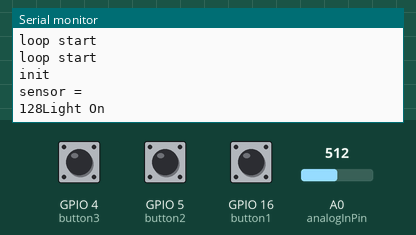
The sketch below on a simulated ESP8266 (NodeMCU). On the bench: the last lines printed to the serial monitor. The test bench sets the inputs (shaded band); at power-on: GPIO 4 (button3) LOW, GPIO 5 (button2) LOW, GPIO 16 (button1) LOW, A0 (analogInPin) = 512. WiFi joins after 1.5 s; servers stay silent unless stated.

Above: at 5.7 s.
5.8 s: GPIO 4 (button3) pulled HIGH for 1.3 s
At 8.4 s:
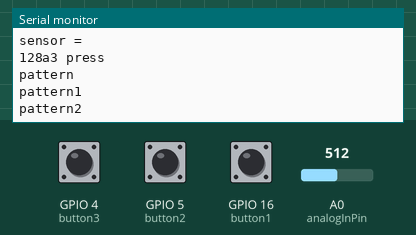
8.6 s: GPIO 4 (button3) pulled HIGH for 1.3 s
At 11.2 s:
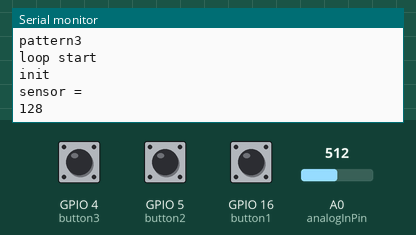
11.4 s: GPIO 5 (button2) pulled HIGH for 1.3 s
At 12.8 s:
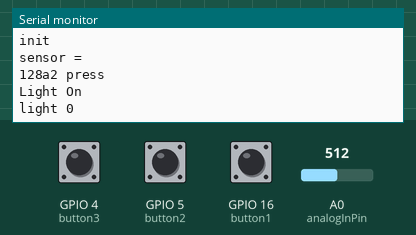
14.2 s: GPIO 16 (button1) pulled HIGH for 1.3 s
At 15.4 s:
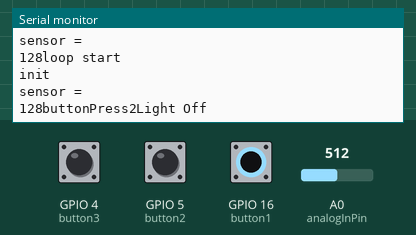
17.0 s: GPIO 16 (button1) pulled HIGH for 1.3 s
At 18.2 s:
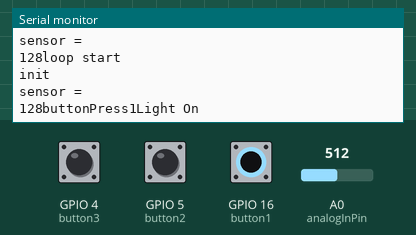
19.8 s: A0 (analogInPin) set to 716
At 20.8 s:
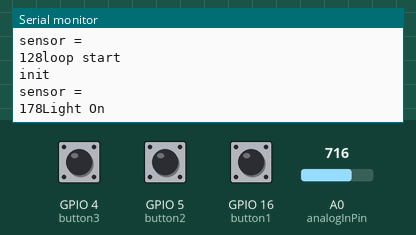
Timing chart, 0 to 22.3 s (numbered marks = the images above; inputs shaded):
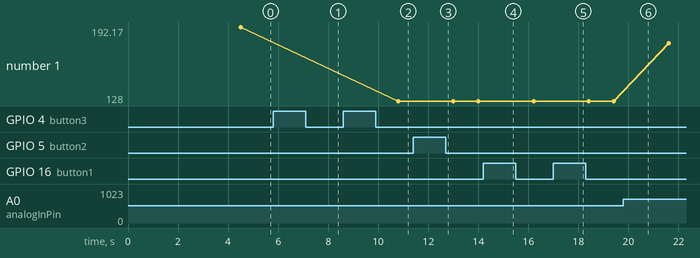

The sketch:

autoLight.ino
```cpp
#include <ESP8266WiFi.h> //Using NodeMCU with ESP8266
#include <SPI.h>

//philips hue
const char hueHubIP[] = "192.168.1.12";  // Hue hub IP
const int hueHubPort = 80;               //hue port
bool lightState = 1;
int lightMode = 0;

//wifi details
WiFiClient client;
const char *ssid = "NETGEAR69";
const char *password = "moderncanoe383";
unsigned i;

//inputs
const int button1 = 16;
const int button2 = 5;
const int button3 = 4;
const int analogInPin = A0;  // potentimeteer
int sensorValue = 0;  // value read from the pot
int outputValue = 0;
int oldBright = 255;
bool isPattern = 0;

//led


typedef struct task {
  int state;
  unsigned long period;
  unsigned long elapsedTime;
  int (*TickFct)(int);
} task;

const unsigned short tasksNum = 1;
task tasks[tasksNum];

enum WifiS_States {WifiS_init,WifiS_on,WifiS_off,WifiS_button,WifiS_preset,WifiS_adjust,WifiS_pattern};
int TickFct_WifiS(int state) {
  switch(state) {
    case WifiS_init:
    break;

    case WifiS_button:
    Serial.println("init");

    //brightness adjust
    sensorValue = analogRead(analogInPin);
    outputValue = map(sensorValue, 0, 1023, 0, 255);
    Serial.println("sensor = ");
    Serial.print(outputValue);

    if (outputValue != oldBright) {
      state = WifiS_adjust;
      oldBright = outputValue;
      break;
    }

      //on/off
      if (digitalRead(button1) == HIGH) {
          Serial.print("buttonPress");
          if (lightState == 0) {
            Serial.print("1");
            state = WifiS_on;
          }
          else {
            Serial.print("2");
            state = WifiS_off;
          }
          break;
      }

      //light presets
      if (digitalRead(button2) == HIGH) {
            Serial.println("a2 press");
            state = WifiS_preset;
            break;
      }

       //random light show
      if (digitalRead(button3) == HIGH) {
            Serial.println("a3 press");
            isPattern = 1;
            state = WifiS_pattern;
            break;
      }

    break;


//
    default:
      break;

   }

  switch(state) {
    case WifiS_init:
      state = WifiS_button;

    break;

    case WifiS_on:
      if (client.connect(hueHubIP, hueHubPort)) {
       Serial.println("Light On");
       client.println("PUT /api/ELqDQODw0Ih10TO0oMXpxXsHKV4ta6CHSuPEnS-0/lights/1/state HTTP/1.1");
       client.println("keep-alive");
       client.println("Host: 192.168.1.12");
//       client.println("Content-Length: 20");
        client.println("Content-Length: 11");
        client.println("Content-Type: text/plain;charset=UTF-8");
        client.println();  // blank line before body
        client.println("{\"on\":true}");
//        client.println("{\"on\":true,\"hue\":10}");
        //Serial.println("lights switched");
        client.stop();
      }
      //digitalWrite(led1,LOW);
      lightState = 1;
      state = WifiS_button;
    break;

     case WifiS_off:
      if (client.connect(hueHubIP, hueHubPort)) {
      Serial.println("Light Off");
       client.println("PUT /api/ELqDQODw0Ih10TO0oMXpxXsHKV4ta6CHSuPEnS-0/lights/1/state HTTP/1.1");
       client.println("keep-alive");
       client.println("Host: 192.168.1.12");
//       client.println("Content-Length: 20");
        client.println("Content-Length: 12");
        client.println("Content-Type: text/plain;charset=UTF-8");
        client.println();  // blank line before body
        client.println("{\"on\":false}");
//        client.println("{\"on\":true,\"hue\":10}");
        //Serial.println("lights switched");
        client.stop();
      }
     // digitalWrite(led1,HIGH);
      lightState = 0;
      state = WifiS_button;
    break;

    case WifiS_preset:
      if (client.connect(hueHubIP, hueHubPort)) {
       Serial.println("Light On");
       client.println("PUT /api/ELqDQODw0Ih10TO0oMXpxXsHKV4ta6CHSuPEnS-0/lights/1/state HTTP/1.1");
       client.println("keep-alive");
       client.println("Host: 192.168.1.12");
        client.println("Content-Length: 22");
        client.println("Content-Type: text/plain;charset=UTF-8");
        client.println();  // blank line before body
        if (lightMode == 0) {
          Serial.println("light 0");
          client.println("{\"xy\":[0.3096,0.3216]}");  //white
        }
        if (lightMode == 1) {
          Serial.println("light 1");
          client.println("{\"xy\":[0.3826,0.1597]}");  //purple
        }
        if (lightMode == 2) {
          Serial.println("light 2");
          client.println("{\"xy\":[0.3584,0.4180]}");  //purple
        }
        if (lightMode == 3) {
          Serial.println("light 3");
          client.println("{\"xy\":[0.675,0.322]}");  //red
        }

        lightMode++;
        if  (lightMode>=4) {
          lightMode = 0;
        }
        client.stop();
      }
      state = WifiS_button;
    break;

    case WifiS_adjust:
      if (client.connect(hueHubIP, hueHubPort)) {
       Serial.println("Light On");
       client.println("PUT /api/ELqDQODw0Ih10TO0oMXpxXsHKV4ta6CHSuPEnS-0/lights/1/state HTTP/1.1");
       client.println("keep-alive");
       client.println("Host: 192.168.1.12");
        if (outputValue >= 100) {
          client.println("Content-Length: 11");
        }
        if (outputValue < 100) {
          client.println("Content-Length: 10");
        }
        if (outputValue < 10) {
          client.println("Content-Length: 9");
        }
        client.println("Content-Type: text/plain;charset=UTF-8");
        client.println();  // blank line before body
        client.println("{\"bri\":" + String(outputValue) + "}");
        client.stop();
      }
      state = WifiS_button;
    break;

    case WifiS_pattern:
      Serial.println("pattern");
      while (isPattern) {
        if (client.connect(hueHubIP, hueHubPort)) {
          Serial.println("pattern1");
       client.println("PUT /api/ELqDQODw0Ih10TO0oMXpxXsHKV4ta6CHSuPEnS-0/lights/1/state HTTP/1.1");
       client.println("keep-alive");
       client.println("Host: 192.168.1.12");
        client.println("Content-Length: 19");
        client.println("Content-Type: text/plain;charset=UTF-8");
        client.println();  // blank line before body
        client.println("{\"xy\":[0.167,0.04]}");
        client.stop();
        delay(1000);
        }

        if (digitalRead(button3) == HIGH) {
          isPattern = 0;
        }

        Serial.println("pattern2");

         if (client.connect(hueHubIP, hueHubPort)) {

        client.println("PUT /api/ELqDQODw0Ih10TO0oMXpxXsHKV4ta6CHSuPEnS-0/lights/1/state HTTP/1.1");
       client.println("keep-alive");
       client.println("Host: 192.168.1.12");
        client.println("Content-Length: 22");
        client.println("Content-Type: text/plain;charset=UTF-8");
        client.println();  // blank line before body
        client.println("{\"xy\":[0.6725,0.3230]}");
        client.stop();
        delay(1000);
         }

        if (digitalRead(button3) == HIGH) {
          isPattern = 0;
        }

        Serial.println("pattern3");

        if (client.connect(hueHubIP, hueHubPort)) {
        client.println("PUT /api/ELqDQODw0Ih10TO0oMXpxXsHKV4ta6CHSuPEnS-0/lights/1/state HTTP/1.1");
       client.println("keep-alive");
       client.println("Host: 192.168.1.12");
        client.println("Content-Length: 22");
        client.println("Content-Type: text/plain;charset=UTF-8");
        client.println();  // blank line before body
        client.println("{\"xy\":[0.5567,0.4091]}");
        client.stop();
        }

        if (digitalRead(button3) == HIGH) {
          isPattern = 0;
        }
        delay(500);


      }

      state = WifiS_button;

    break;


    default:
      break;
  }

  return state;
}


void setup()
{
  //inputs
  pinMode(button1, INPUT);
  //pinMode(led1,OUTPUT);
  pinMode(button2, INPUT);
  pinMode(button3, INPUT);
  //digitalWrite(led1,HIGH);

  //wifi connection
  delay(3000);
  Serial.begin(115200);
  Serial.println();
  Serial.print("Configuring access point...");
  WiFi.begin(ssid, password);
  while (WiFi.status() != WL_CONNECTED) {
    delay(500);
    Serial.print(".");
  }
  Serial.println("");
  Serial.println("WiFi connected");
  Serial.println("IP address: ");
  Serial.println(WiFi.localIP());


  i = 0;
  tasks[i].state = WifiS_init;
  tasks[i].period = 200;
  tasks[i].elapsedTime = 0;
  tasks[i].TickFct = &TickFct_WifiS;
  i++;

}

void loop()
{

  Serial.println("loop start");
  for (i = 0; i < tasksNum; ++i) {
    if ( (millis() - tasks[i].elapsedTime) >= tasks[i].period) {
        tasks[i].state = tasks[i].TickFct(tasks[i].state);
        tasks[i].elapsedTime = millis(); // Last time this task was ran
    }
  }
delay(1000);


}
```

Measured:
- after the input at 5.8 s, the serial monitor: prints a new line after 0.90 s (image 1)
- after the input at 8.6 s, the serial monitor: prints a new line after 2.2 s (image 2)
- after the input at 11.4 s, the serial monitor: prints a new line after 0.41 s (image 3)
- after the input at 14.2 s, the serial monitor: prints a new line after 0.81 s (image 4)
- after the input at 17.0 s, the serial monitor: prints a new line after 0.21 s (image 5)
- after the input at 19.8 s, the serial monitor: prints a new line after 0.61 s (image 6)
- plotted number 1: 128 → 178 after the input at 19.8 s
